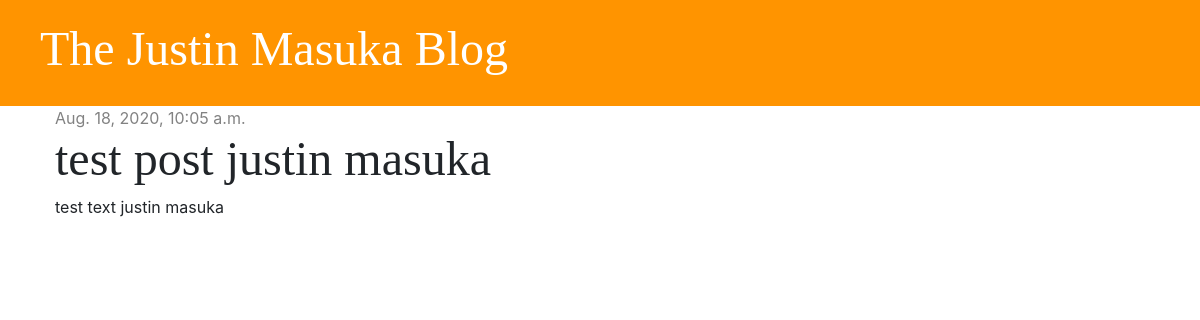
The app's page /post/4/ with its own data.
### blog/models.py (models this page shows, shortened)
class Post(models.Model):
    author = models.ForeignKey('auth.User', on_delete=models.CASCADE)
    title = models.CharField(max_length=200)
    text = models.TextField()
    created_date = models.DateTimeField(default=timezone.now)
    published_date = models.DateTimeField(blank=True, null=True)

### blog/views.py (the view)
# urls.py: path('post/<int:pk>/', views.post_detail, name='post_detail'),
def post_detail(request, pk):
    post = get_object_or_404(Post, pk=pk)
    stuff_for_frontend = {'post': post}
    return render(request, 'blog/post_detail.html', stuff_for_frontend)

### blog/templates/blog/post_detail.html
{% extends 'blog/base.html' %}
{% block content %}
   <div class="post">
    {% if post.published_date %}
            <div class="date">
            {{ post.published_date}}
            </div>
        {% endif %}
        <h2>{{ post.title }}</h2>
        <p>{{ post.text|linebreaksbr }}</p>
   </div>
{% endblock %}

### blog/static/css/blog.css (style rules this page uses)
h1, h2, h3, h4 { font-family: 'Tangerine', 'Inconsolata', 'droid sans', serif; font-size: 48px; }
.date { color: #828282; }
.post { margin-bottom: 70px; }

### records on screen
Post: published_date "Aug. 18, 2020, 10:05 a.m.", title "test post justin masuka", text "test text justin masuka"
